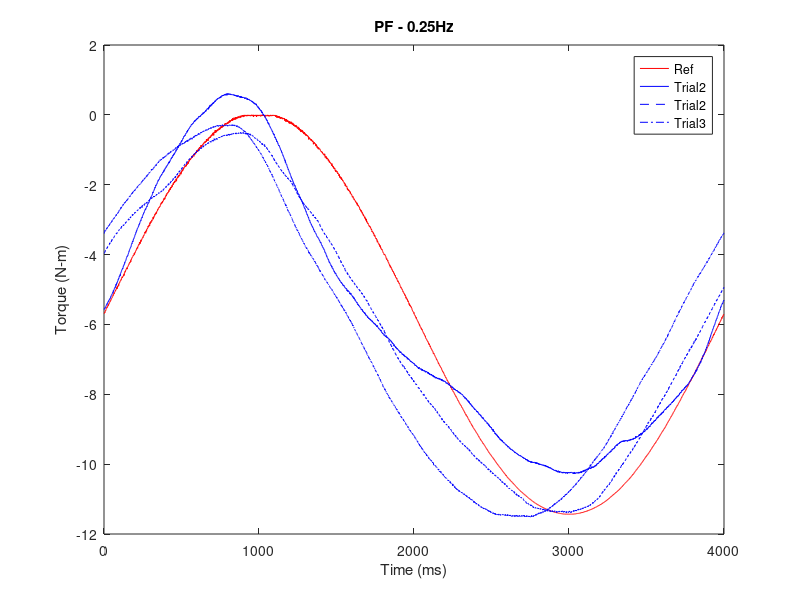
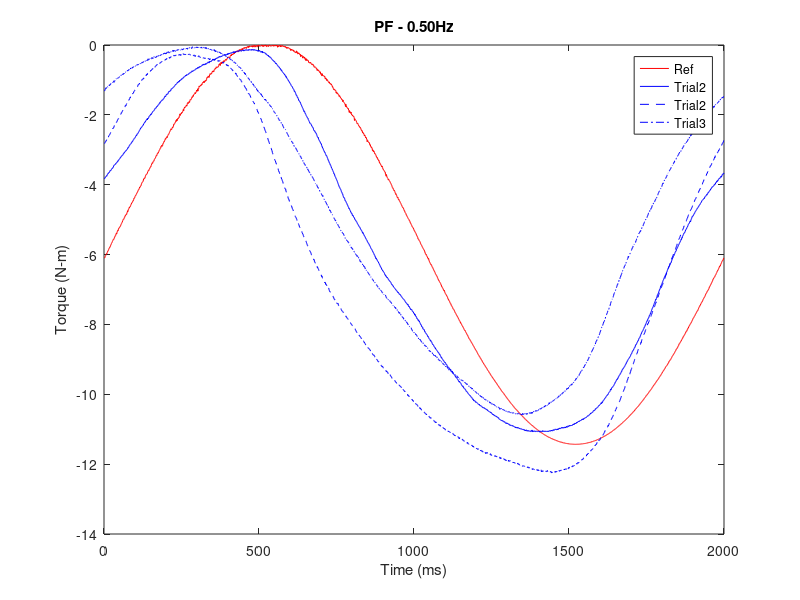
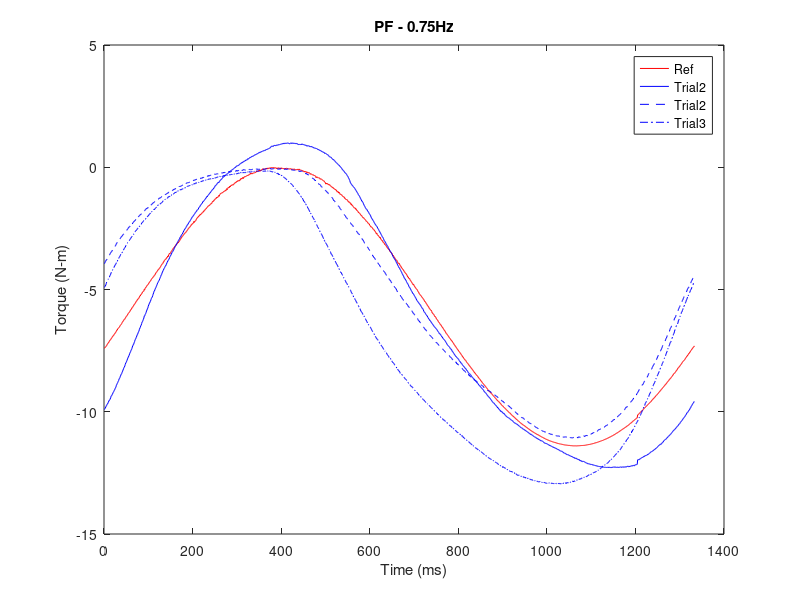
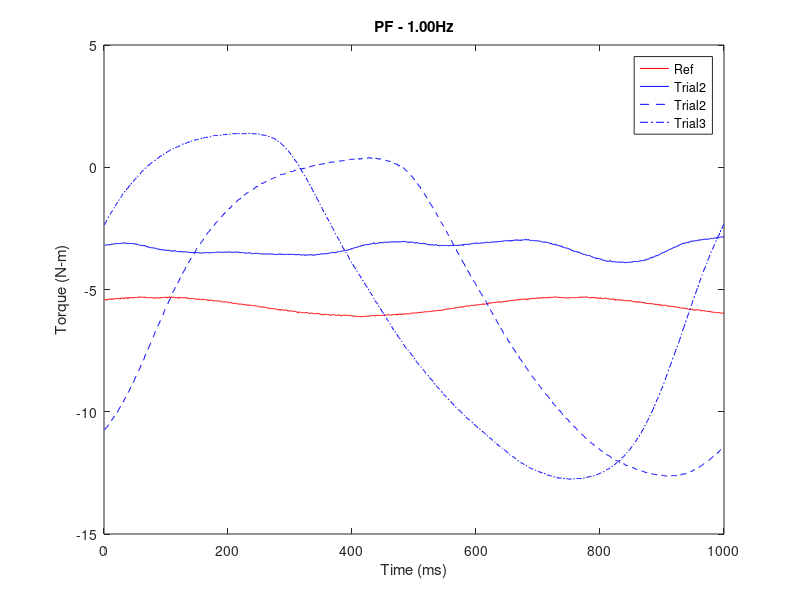

The MATLAB script that drew these images, in order:
addpath ../Pat14/
addpath ../Pat15/
addpath ../Pat18/
addpath ../Pat17/

load('Pat17DF_dataanalysis.mat')
load('Pat17PF_dataanalysis.mat')
load('Pat14DF_dataanalysis.mat')
load('Pat14PF_dataanalysis.mat')
load('Pat15DF_dataanalysis.mat')
load('Pat15PF_dataanalysis.mat')
load('Pat18DF_dataanalysis.mat')
load('Pat18PF_dataanalysis.mat')

% DF Bode Plot
% figure(1)
% subplot(2, 1, 1)
% title('DF Bode Plot')
% hold on
% for i = 1:length(Pat14DF)
%     semilogx(Pat14DF{i}.trialinfo.refsigfreq, Pat14DF{i}.magphase.mag, 'ro')
%     semilogx(Pat15DF{i}.trialinfo.refsigfreq, Pat15DF{i}.magphase.mag, 'bo')
%     semilogx(Pat18DF{i}.trialinfo.refsigfreq, Pat18DF{i}.magphase.mag, 'go')
% end
% hold off
% ylabel('Mag')
% xlabel('Freq (Hz)')
% legend('Pat14', 'Pat15', 'Pat18')
% 
% subplot(2 ,1 ,2)
% hold on
% for i = 1:length(Pat14DF)
%     semilogx(Pat14DF{i}.trialinfo.refsigfreq, Pat14DF{i}.magphase.phase, 'ro')
%     semilogx(Pat15DF{i}.trialinfo.refsigfreq, Pat15DF{i}.magphase.phase, 'bo')
%     semilogx(Pat18DF{i}.trialinfo.refsigfreq, Pat18DF{i}.magphase.phase, 'go')
% end
% hold off
% ylabel('Phase')
% xlabel('Freq (Hz)')
% 
% 
% % PF Bode Plot
% figure(2)
% subplot(2, 1, 1)
% title('PF Bode Plot')
% hold on
% for i = 1:length(Pat14PF)
%     semilogx(Pat14PF{i}.trialinfo.refsigfreq, Pat14PF{i}.magphase.mag, 'ro')
%     semilogx(Pat15PF{i}.trialinfo.refsigfreq, Pat15PF{i}.magphase.mag, 'bo')
%     semilogx(Pat18PF{i}.trialinfo.refsigfreq, Pat18PF{i}.magphase.mag, 'go')
% end
% hold off
% ylabel('Mag')
% xlabel('Freq (Hz)')
% legend('Pat14', 'Pat15', 'Pat18')
% 
% subplot(2 ,1 ,2)
% hold on
% for i = 1:length(Pat14PF)
%     semilogx(Pat14PF{i}.trialinfo.refsigfreq, Pat14PF{i}.magphase.phase, 'ro')
%     semilogx(Pat15PF{i}.trialinfo.refsigfreq, Pat15PF{i}.magphase.phase, 'bo')
%     semilogx(Pat18PF{i}.trialinfo.refsigfreq, Pat18PF{i}.magphase.phase, 'go')
% end
% hold off
% ylabel('Phase')
% xlabel('Freq (Hz)') 



%%

%DF
close all
for i = 0:length(Pat17DF)/3 - 1
    figure(i+1)
    titlestr = sprintf('DF - %3.2fHz', Pat17DF{i*3 + 1}.trialinfo.refsigfreq);

    
    plot(Pat17DF{i*3 + 1}.nomrefcycle_nm, 'r')
    hold on
    %plot(Pat18DF{i*3 + 2}.nomrefcycle_nm, 'r')
    %plot(Pat18DF{i*3 + 3}.nomrefcycle_nm, 'r')

    plot(Pat17DF{i*3 + 1}.nommeascycle_nm, 'b')
    plot(Pat17DF{i*3 + 2}.nommeascycle_nm, 'b--')
    plot(Pat17DF{i*3 + 3}.nommeascycle_nm, 'b-.')
    hold off
    legend('Ref', 'Trial1', 'Trial2', 'Trial3')
    title(titlestr)
    xlabel('Time (ms)')
    ylabel('Torque (N-m)')
end
    
%%

%PF
for i = 0:length(Pat14PF)/3 - 1
    figure(i+1)
    titlestr = sprintf('PF - %3.2fHz', Pat14PF{i*3 + 1}.trialinfo.refsigfreq);

    
    plot(Pat14PF{i*3 + 1}.nomrefcycle_nm, 'r')
    hold on
    %plot(Pat18DF{i*3 + 2}.nomrefcycle_nm, 'r')
    %plot(Pat18DF{i*3 + 3}.nomrefcycle_nm, 'r')

    plot(Pat14PF{i*3 + 1}.nommeascycle_nm, 'b')
    plot(Pat14PF{i*3 + 2}.nommeascycle_nm, 'b--')
    plot(Pat14PF{i*3 + 3}.nommeascycle_nm, 'b-.')
    hold off
    legend('Ref', 'Trial2', 'Trial2','Trial3')
    title(titlestr)
    xlabel('Time (ms)')
    ylabel('Torque (N-m)')
end


